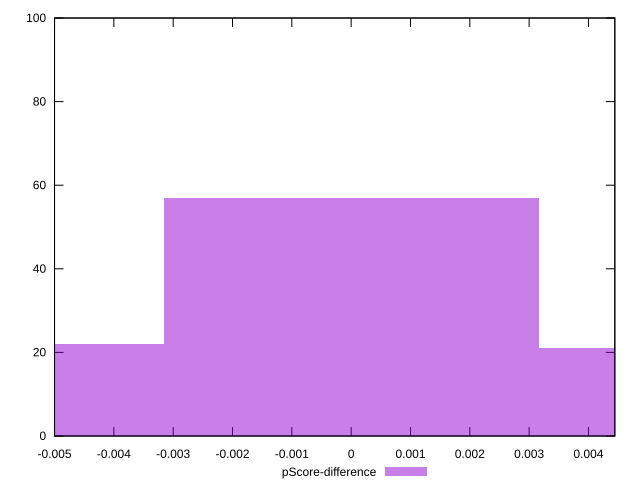

Source code (gnuplot):
reset

$pScoreDifference <<EOF
0.0063185330268866495 21
0 57
-0.0063185330268866495 22
EOF

set key outside below
set boxwidth 0.0063185330268866495
set xrange [-0.0050000000000000044:0.004444444444444473]
set yrange [0:100]
set trange [0:100]
set style fill transparent solid 0.5 noborder
set terminal svg size 640, 490 enhanced background rgb 'white'
set output "report/report_00029_2021-02-24T13-36-40.390Z/uses-http2/samples/music/pScore-difference/histogram.svg"

plot $pScoreDifference title "pScore-difference" with boxes

reset
